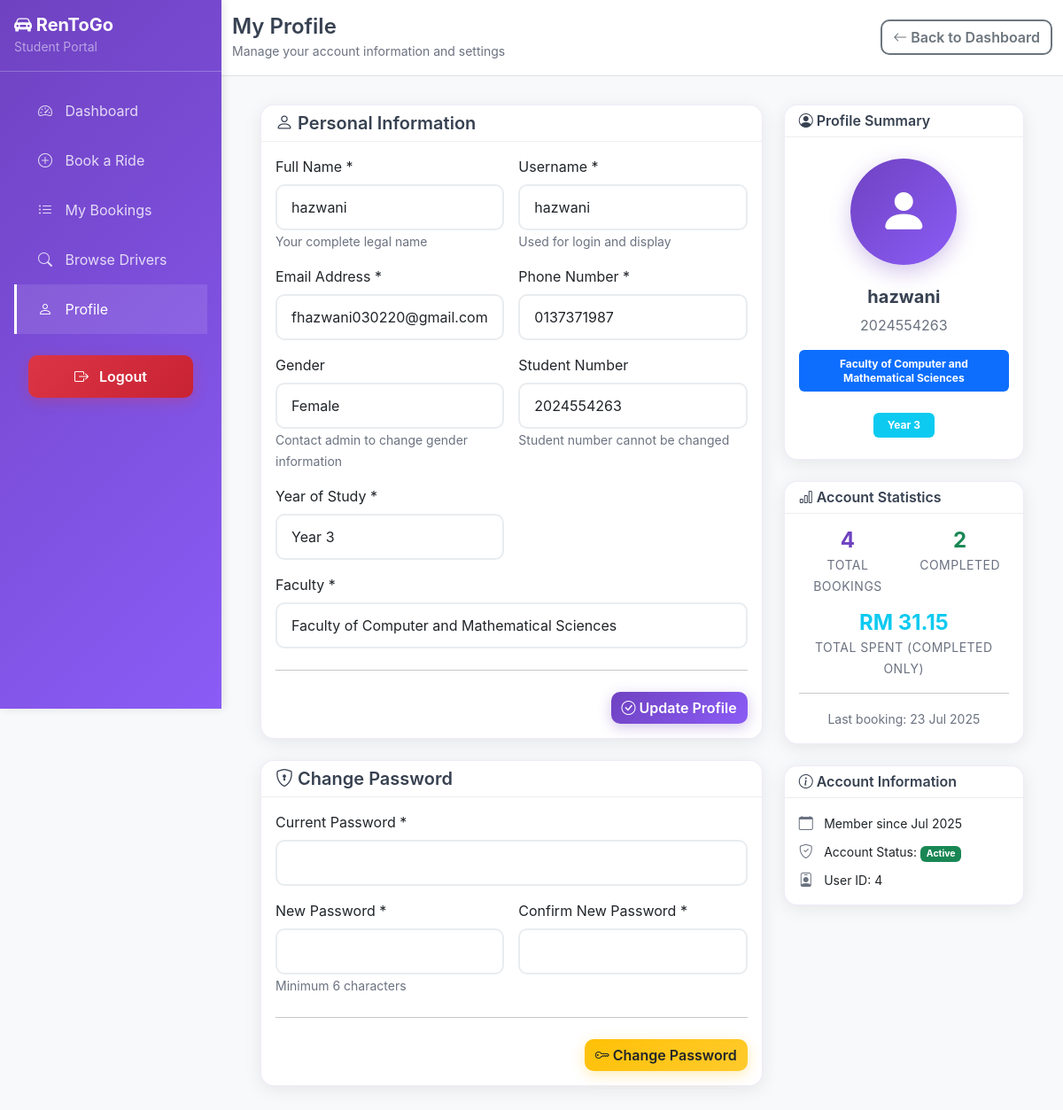
The app's page /student/profile.php (signed in) with its own data.
### tables this page shows
CREATE TABLE `student` (
  `studentid` int NOT NULL,
  `userid` int NOT NULL,
  `student_number` varchar(20) NOT NULL,
  `faculty` varchar(100) DEFAULT NULL,
  `year_of_study` int DEFAULT NULL
);

CREATE TABLE `user` (
  `userid` int NOT NULL,
  `username` varchar(50) NOT NULL,
  `full_name` varchar(255) DEFAULT NULL,
  `password` varchar(255) NOT NULL,
  `email` varchar(100) NOT NULL,
  `notel` varchar(15) NOT NULL,
  `gender` enum('Male','Female') NOT NULL,
  `role` enum('student','driver','admin') NOT NULL,
  `created` timestamp NULL DEFAULT CURRENT_TIMESTAMP,
  `status` enum('active','inactive') DEFAULT 'active'
);

### student/profile.php (the view, shortened to what the rows shown need)
<?php
$database = new Database();
$db = $database->getConnection();
$query = "SELECT u.*, s.* FROM user u
          JOIN student s ON u.userid = s.userid
          WHERE u.userid = ?";
$stmt = $db->prepare($query);
$stmt->bindParam(1, $_SESSION['userid']);
$stmt->execute();
$student = $stmt->fetch(PDO::FETCH_ASSOC);
?>
<!DOCTYPE html>
<html lang="en">
<head>
    <link href="https://cdn.jsdelivr.net/npm/bootstrap@5.3.0/dist/css/bootstrap.min.css" rel="stylesheet">
    <link rel="stylesheet" href="https://cdn.jsdelivr.net/npm/bootstrap-icons@1.10.0/font/bootstrap-icons.css">
</head>
<body>
    <div class="d-flex">
        <div class="flex-grow-1">
            <div class="dashboard-content">
                <div class="container-fluid">
                    <div class="row g-4">
                        <div class="col-lg-8">
                            <div class="card">
                                <div class="card-body">
                                    <form method="POST" action="">
                                        <div class="row g-3">
                                            <div class="col-md-6">
                                                <label for="full_name" class="form-label">Full Name *</label>
                                                <input type="text" class="form-control" id="full_name" name="full_name"
                                                       value="<?php echo htmlspecialchars($student['full_name']); ?>" required>
                                                <small class="text-muted">Your complete legal name</small>
                                            </div>
                                            <div class="col-md-6">
                                                <label for="username" class="form-label">Username *</label>
                                                <input type="text" class="form-control" id="username" name="username"
                                                       value="<?php echo htmlspecialchars($student['username']); ?>" required>
                                                <small class="text-muted">Used for login and display</small>
                                            </div>
                                            <div class="col-md-6">
                                                <label for="email" class="form-label">Email Address *</label>
                                                <input type="email" class="form-control" id="email" name="email"
                                                       value="<?php echo htmlspecialchars($student['email']); ?>" required>
                                            </div>
                                            <div class="col-md-6">
                                                <label for="notel" class="form-label">Phone Number *</label>
                                                <input type="tel" class="form-control" id="notel" name="notel"
                                                       value="<?php echo htmlspecialchars($student['notel']); ?>" required>
                                            </div>
                                            <div class="col-md-6">
                                                <label for="gender" class="form-label">Gender</label>
                                                <input type="text" class="form-control" id="gender"
                                                       value="<?php echo htmlspecialchars($student['gender']); ?>" readonly>
                                                <small class="text-muted">Contact admin to change gender information</small>
                                            </div>
                                            <div class="col-md-6">
                                                <label for="student_number" class="form-label">Student Number</label>
                                                <input type="text" class="form-control" id="student_number"
                                                       value="<?php echo htmlspecialchars($student['student_number']); ?>" readonly>
                                                <small class="text-muted">Student number cannot be changed</small>
                                            </div>
                                            <div class="col-md-6">
                                                <label for="year_of_study" class="form-label">Year of Study *</label>
                                                <select class="form-control" id="year_of_study" name="year_of_study" required>
                                                    <?php for ($i = 1; $i <= 5; $i++): ?>
                                                        <option value="<?php echo $i; ?>" <?php echo $student['year_of_study'] == $i ? 'selected' : ''; ?>>
                                                            Year <?php echo $i; ?>
                                                        </option>
                                                    <?php endfor; ?>
                                                </select>
                                            </div>
                                            <div class="col-12">
                                                <label for="faculty" class="form-label">Faculty *</label>
                                                <select class="form-control" id="faculty" name="faculty" required>
                                                    <option value="Faculty of Computer and Mathematical Sciences" <?php echo $student['faculty'] == 'Faculty of Computer and Mathematical Sciences' ? 'selected' : ''; ?>>
                                                        Faculty of Computer and Mathematical Sciences
                                                    </option>
                                                </select>
                                            </div>
                                        </div>
                                    </form>
                                </div>
                            </div>
                        </div>
                        <div class="col-lg-4">
                            <div class="card mb-4">
                                <div class="card-body text-center py-4">
                                    <div class="profile-avatar mb-4">
                                        <div class="avatar-circle">
                                        </div>
                                    </div>
                                    <h5 class="mb-2 fw-bold"><?php echo htmlspecialchars($student['full_name']); ?></h5>
                                    <p class="text-muted mb-3 fs-6"><?php echo htmlspecialchars($student['student_number']); ?></p>
                                    <div class="mb-3">
                                        <span class="badge bg-primary px-3 py-2 mb-2 d-inline-block faculty-badge">
                                            <?php echo htmlspecialchars($student['faculty']); ?>
                                        </span>
                                    </div>
                                    <span class="badge bg-info px-3 py-2">Year <?php echo $student['year_of_study']; ?></span>
                                </div>
                            </div>
                            <div class="card">
                                <div class="card-body">
                                    <ul class="list-unstyled mb-0">
                                        <li class="mb-2">
                                            <i class="bi bi-calendar text-muted me-2"></i>
                                            <small>Member since <?php echo isset($student['created']) ? date('M Y', strtotime($student['created'])) : 'N/A'; ?></small>
                                        </li>
                                        <li class="mb-0">
                                            <i class="bi bi-person-badge text-muted me-2"></i>
                                            <small>User ID: <?php echo $student['userid']; ?></small>
                                        </li>
                                    </ul>
                                </div>
                            </div>
                        </div>
                    </div>
                </div>
            </div>
        </div>
    </div>
</body>
</html>

### records on screen
student: full_name "hazwani", username "hazwani", email "fhazwani030220@gmail.com", notel "0137371987", userid.gender "Female", student_number "2024554263", year_of_study "Year 3", faculty "Faculty of Computer and Mathematical Sciences", userid.full_name "hazwani", year_of_study "3", userid.created "Jul 2025", userid "4"

### other values on screen
$stats['total_bookings'] "4"
$stats['completed_bookings'] "2"
$stats['total_spent'] "31.15"
date('d M Y', strtotime($stats['last_booking'])) "23 Jul 2025"
